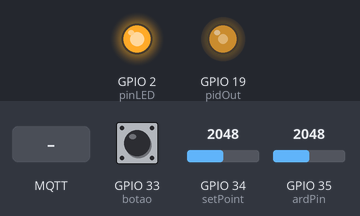
This sketch was run on a simulated ESP32. Parts: output pins drawn as LEDs (lit = HIGH). The inputs (shaded band) are chosen by the test bench; at power-on: GPIO 35 (ardPin) = 2048, GPIO 34 (setPoint) = 2048, GPIO 33 (botao) LOW. WiFi joins after 1.5 s; servers stay silent unless stated; no MQTT or app messages arrive unless stated; what the sketch prints to the serial monitor is not drawn.

Above: at 3.2 s.
3.3 s: GPIO 35 (ardPin) set to 3603
6.4 s: MQTT message "topico_ler_kp" arrives on the second subscribed topic
8.1 s: GPIO 34 (setPoint) set to 1228
At 8.8 s:
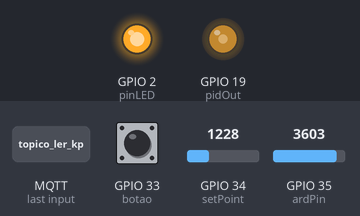
9.6 s: MQTT message "topico_ler_kp" arrives on the first subscribed topic
At 11.3 s:
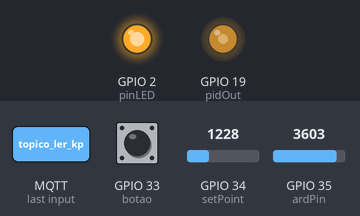
Timing chart, 0 to 12.8 s (numbered marks = the images above; inputs shaded):
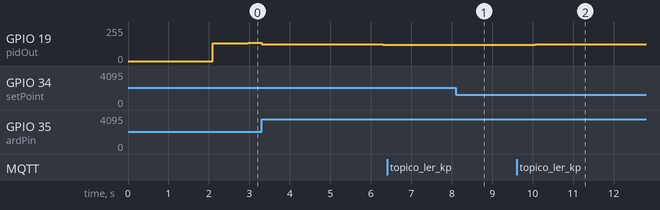

The sketch:

esp32_pid_controller.ino
```cpp
#include <WiFi.h>
#include <PubSubClient.h>

// Fatores recebidos via mqtt
double kpr, kir, kdr, far, fbr;

// WIFI E MQTT
// Definições do LED
#define PIN_LED     25
// Definições do MQTT
#define TOPICO_SUBSCRIBE_KP         "topico_ler_kp"
#define TOPICO_SUBSCRIBE_KI         "topico_ler_ki"
#define TOPICO_SUBSCRIBE_KD         "topico_ler_kd"
#define TOPICO_SUBSCRIBE_FA         "topico_ler_fa"
#define TOPICO_SUBSCRIBE_FB         "topico_ler_fb"
#define TOPICO_PUBLISH_RESP          "topico_envia_resp"
#define ID_MQTT  "esp32_mqtt_GUIBDP"

// Definição das conexões
const char* SSID = "Nome da Rede"; // Nome da rede WI-FI a se conectar
const char* PASSWORD = "Senha da rede"; // Senha da rede WI-FI a se conectar
const char* BROKER_MQTT = "broker.hivemq.com"; //URL do broker MQTT
int BROKER_PORT = 1883; // Porta do broker MQTT

// Variáveis e objetos globais
WiFiClient espClient; // Cria o objeto espClient
WiFiServer server(80);

String header;

PubSubClient MQTT(espClient); // Cria o cliente MQTT

// Declaração das funções
void initWiFi(void);
void initMQTT(void);
void mqtt_callback(char* topic, byte* payload, unsigned int length);
void reconnectMQTT(void);
void reconnectWiFi(void);
void VerificaConexoesWiFIEMQTT(void);

// Inicia a conexão com o Wifi
void initWiFi(void)
{
    delay(10);
    Serial.println("------Conexao WI-FI------");
    Serial.print("Conectando-se na rede: ");
    Serial.println(SSID);
    Serial.println("Aguarde");

    reconnectWiFi();
}

// Inicializa a conexão com o Broker MQTT
void initMQTT(void)
{
    MQTT.setServer(BROKER_MQTT, BROKER_PORT);   // Informa qual broker e porta deve ser conectado
    MQTT.setCallback(mqtt_callback);            // Atribui função de callback
}


// Função que lê a informação dos tópicos subescritos
void mqtt_callback(char* topic, byte* payload, unsigned int length)
{
    String msg;
    String topico;

    /* obtem a string do payload recebido */
    for(int i = 0; i < length; i++)
    {
       char c = (char)payload[i];
       msg += c;
    }

    topico = String(topic); // Converte em String a informação da variável ponteiro

    Serial.println("Chegou a seguinte string via MQTT: ");
    Serial.print("Tópico: ");
    Serial.println(topico);

    // Parâmetro Kp
    if(topico=="topico_ler_kp"){
      Serial.print("Kp trocado para: ");
      int i = 0;
      String valor;
      while(msg[i]!=NULL){
        char c = (char)msg[i];
        valor += c;
        i++;
      }
      kpr = valor.toDouble();
      Serial.println(kpr);
    }

    // Parâmetro Ki
    else if(topico=="topico_ler_ki"){
      Serial.print("Ki trocado para: ");
      int i = 0;
      String valor;
      while(msg[i]!=NULL){
        char c = (char)msg[i];
        valor += c;
        i++;
      }
      kir = valor.toDouble();
      Serial.println(kir);
    }

    // Parâmetro Kd
    else if(topico=="topico_ler_kd"){
      Serial.print("Kd trocado para: ");
      int i = 0;
      String valor;
      while(msg[i]!=NULL){
        char c = (char)msg[i];
        valor += c;
        i++;
      }
      kdr = valor.toDouble();
      Serial.println(kdr);
    }

    // Parâmetro Fator A
    else if(topico=="topico_ler_fa"){
      Serial.print("Fator A trocado para: ");
      int i = 0;
      String valor;
      while(msg[i]!=NULL){
        char c = (char)msg[i];
        valor += c;
        i++;
      }
      far = valor.toDouble();
      Serial.println(far);
    }

    // Parâmetro Fator B
    else if(topico=="topico_ler_fb"){
      Serial.print("Fator B trocado para: ");
      int i = 0;
      String valor;
      while(msg[i]!=NULL){
        char c = (char)msg[i];
        valor += c;
        i++;
      }
      fbr = valor.toDouble();
      Serial.println(fbr);
    }

    // Caso qualquer mensagem chegue que não for de nenhum dos tópicos acima
    else{
      Serial.println("Mensagem recebida mas não utilizada");
    }

}

// Reconecta ao Broker em caso de queda ou falha na conexão
void reconnectMQTT(void)
{
    while (!MQTT.connected())
    {
        Serial.print("* Tentando se conectar ao Broker MQTT: ");
        Serial.println(BROKER_MQTT);
        if (MQTT.connect(ID_MQTT))
        {
            Serial.println("Conectado com sucesso ao broker MQTT!");
            MQTT.subscribe(TOPICO_SUBSCRIBE_KP);
            MQTT.subscribe(TOPICO_SUBSCRIBE_KI);
            MQTT.subscribe(TOPICO_SUBSCRIBE_KD);
            MQTT.subscribe(TOPICO_SUBSCRIBE_FA);
            MQTT.subscribe(TOPICO_SUBSCRIBE_FB);

        }
        else
        {
            Serial.println("Falha ao reconectar no broker.");
            Serial.println("Havera nova tentatica de conexao em 2s");
            delay(2000);
        }
    }
}

// Verifica situação da conexão do Wifi e do Broker
void VerificaConexoesWiFIEMQTT(void)
{
    if (!MQTT.connected())
        reconnectMQTT(); // Se não houver conexão com o Broker, a conexão é refeita

     reconnectWiFi(); // Se não houver conexão com o WiFI, a conexão é refeita
}

// Reconecta ao Wifi
void reconnectWiFi(void)
{
    // Se o ESP32 já estiver conectado a rede WI-FI, nada é feito.
    // Caso contrário, são efetuadas tentativas de conexão
    if (WiFi.status() == WL_CONNECTED)
        return;

    WiFi.begin(SSID, PASSWORD); // Conecta na rede WI-FI

    while (WiFi.status() != WL_CONNECTED)
    {
        delay(100);
        Serial.print(".");
    }

    Serial.println();
    Serial.print("Conectado com sucesso na rede ");
    Serial.print(SSID);
    Serial.println("IP obtido: ");
    Serial.println(WiFi.localIP());
}

// LED INTERNO
#define pinLED 2 // Definição do pino em que o LED interno está conectado
#define nivelLED LOW // Estado inicial do LED

// DECLARAÇÃO DOS PINOS
#define ardPin 35 // Sinal que chega do arduino(planta)
#define setPoint 34 // Sinal de referencia (potenciometro)
#define pidOut 19 // Sinal que sai do esp(pid) e entra no arduino(planta)

// CONFIGURAÇÃO DO pidOut (sinal de saida do pid)
#define pidOutFrequency 1000 // Frequencia do sinal pwm de saída
#define canal 0 // Canal que foi utilizado (0 - 15)
#define resolution 12 // Resolução do sinal (1 - 16bits)

#define botao 33
bool estado = HIGH;

// DECLARAÇÃO DE VARIAVEIS EXTRAS
double potValue = 0;
double dutyCycle = 0;
double ardValue = 0;

// VARIAVEIS PID
/* saida: saida do PID, err: erro, pValue: sinal proporcional,
 dValue: sinal derivativo, iValue: sinal integrador, errAnt: erro anterior
 outCorrigida: saída a ser comprimida, fatorA: fator de limitação da saída,
 fatorB: fator de limite da ação integral, limite: limite da parcela integral*/
double saida, err, pValue, dValue, iValue, errAnt, outCorrigida, fatorA, fatorB, limite;
double kp, ki, kd;
double T, kg;
float tempo = 0;


// Função que o temporizador irá chamar, para reiniciar o ESP32
void pid() {

  // Verificação de mudança dos parâmetros
  if(kp != kpr){
    kp = kpr;
  }
  if(kd != kdr){
    kd = kdr;
  }
  if(ki != kir){
    ki = kir;
  }
  if(fatorA != far){
    fatorA = far;
  }
  if(fatorB != fbr){
    fatorB = fbr;
  }

  // Início do controle

  potValue = analogRead(setPoint)*0.5;
  ardValue = analogRead(ardPin);
  potValue = potValue * 32;
  ardValue = (ardValue * 32)-65536; // Descompressão
  err = potValue - ardValue;
  pValue = err * kp;    // Parcela proporcional
  iValue = (iValue + T * (ki * err) * kg); // Parcela integral
  limite = pow(2,fatorB);
  if (iValue > limite){ // Limite da parcela integral
    iValue = limite;
  }
  else if (iValue < -limite){
    iValue = -limite;
  }
  dValue = kd * (err - errAnt) / T; // Parcela derivada
  errAnt = err; // Salva o erro atual
  saida = pValue + iValue + dValue; // Esforço de controle bruto
  outCorrigida = saida*fatorA + 65536;
  if (outCorrigida > 131072){
    outCorrigida = 131072;
  }
  if (outCorrigida < 0){
    outCorrigida = 0;
  }
  outCorrigida = outCorrigida / 32; // Compressão
  errAnt = err; // Atualiza o erro anterior
  ledcWrite(canal, outCorrigida); // Escrita do sinal PWM
}

// TIMER
hw_timer_t * timer = NULL; // Instância do timer para fazer o controle do temporizador (interrupção por tempo)

void startTimer(){ // Função para iniciar o timer
  /*
    hw_timer_t * timerBegin(num, divider, countUp)
    num: é a ordem do temporizador. Podemos ter quatro temporizadores, então a ordem pode ser [0,1,2,3].
    divider: É um prescaler (reduz a frequencia por fator). Para fazer um agendador de um segundo,
    usaremos o divider como 80 (clock principal do ESP32 é 80MHz). Cada instante será T = 1/(80) = 1us
    countUp: True o contador será progressivo
  */

  timer = timerBegin(0, 80, true); // timerID 0, div 80
  // timer, callback, interrupção de borda
  timerAttachInterrupt(timer, &pid, true);
  // timer, tempo (us), repetição
  timerAlarmWrite(timer, 1000, true);
  timerAlarmEnable(timer); // Habilita a interrupção
  timerWrite(timer, 0);
}


void setup() {
  Serial.begin(9600);
  // Inicia conexão WiFi
  initWiFi();

  // Inicia conexão MQTT
  initMQTT();

  Serial.println("\nPara iniciar o programa, aperte o botão.");
  pinMode(botao, INPUT);

  while (estado != LOW){ // Botão para iniciar o programa
    Serial.println("Aperte o botao.");
    delay(500);
    estado = digitalRead(botao);
  }

  Serial.println("/--INICIANDO PROGRAMA--/");
  pinMode(pinLED, OUTPUT);
  digitalWrite(pinLED, !nivelLED);
  pinMode(pidOut, OUTPUT);

  // CONFIGURAÇÃO PWM
  ledcSetup(canal, pidOutFrequency, resolution);
  ledcAttachPin(pidOut, canal);

  startTimer(); // Inicialização do timer

  // CONFIGURACAO INICIAL DO PID
  kp = 1;
  ki = 0.3;
  kd = 0.1;
  T = 0.001;
  kg = 1;
  fatorA = 0.1;
  fatorB = 19;
  potValue = analogRead(setPoint);
  ardValue = analogRead(ardPin);
  kpr = kp;
  kir = ki;
  kdr = kd;
  far = fatorA;
  fbr = fatorB;

  Serial.println("/--PROGRAMA INICIADO--/");
}

void loop(){
  /* Garante funcionamento das conexões WiFi e ao broker MQTT */
  VerificaConexoesWiFIEMQTT();

  // Escrita na porta Serial de alguns valores do controlador
  Serial.print(" Saida (V): ");
  Serial.println((outCorrigida)*3.3/4096);
  Serial.print(" PID (esforço): "); Serial.print(outCorrigida);
  Serial.print(" Erro: "); Serial.print(err);
  Serial.print(" Ação Proporcional: "); Serial.print(pValue);
  Serial.print(" Ação Integral: "); Serial.print(iValue);
  Serial.print(" Ação Derivativa: "); Serial.print(dValue);
  Serial.println("");

  // Envio da resposta da planta para o Broker
  float resp2 = (ardValue/32)*3.3/4096;
  char resposta[10] = {0};
  sprintf(resposta,"%.2f",resp2);
  MQTT.publish(TOPICO_PUBLISH_RESP, resposta);
  /* keep-alive da comunicação com broker MQTT */
  MQTT.loop();
  delay(1000);
}
```

Measured:
- after the input at 6.4 s, GPIO 19 (pidOut): stays 123/255 (without the input it goes to 122/255 after 0.91 s)
- after the input at 8.1 s, GPIO 19 (pidOut): 123/255 → 121/255 at once
- after the input at 9.6 s, GPIO 19 (pidOut): 121/255 → 126/255 after 0.46 s
